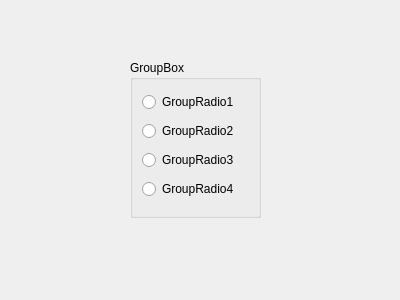
<?xml version="1.0" encoding="UTF-8"?>
<ui version="4.0">
 <class>Dialog</class>
 <widget class="QDialog" name="Dialog">
  <property name="geometry">
   <rect>
    <x>0</x>
    <y>0</y>
    <width>400</width>
    <height>300</height>
   </rect>
  </property>
  <property name="windowTitle">
   <string>Dialog</string>
  </property>
  <widget class="QGroupBox" name="groupBox">
   <property name="geometry">
    <rect>
     <x>130</x>
     <y>60</y>
     <width>131</width>
     <height>158</height>
    </rect>
   </property>
   <property name="title">
    <string>GroupBox</string>
   </property>
   <layout class="QVBoxLayout" name="verticalLayout">
    <item>
     <widget class="QRadioButton" name="groupradio1">
      <property name="text">
       <string>GroupRadio1</string>
      </property>
     </widget>
    </item>
    <item>
     <widget class="QRadioButton" name="groupradio2">
      <property name="text">
       <string>GroupRadio2</string>
      </property>
     </widget>
    </item>
    <item>
     <widget class="QRadioButton" name="groupradio3">
      <property name="text">
       <string>GroupRadio3</string>
      </property>
     </widget>
    </item>
    <item>
     <widget class="QRadioButton" name="groupradio4">
      <property name="text">
       <string>GroupRadio4</string>
      </property>
     </widget>
    </item>
   </layout>
  </widget>
 </widget>
 <resources/>
 <connections/>
</ui>
